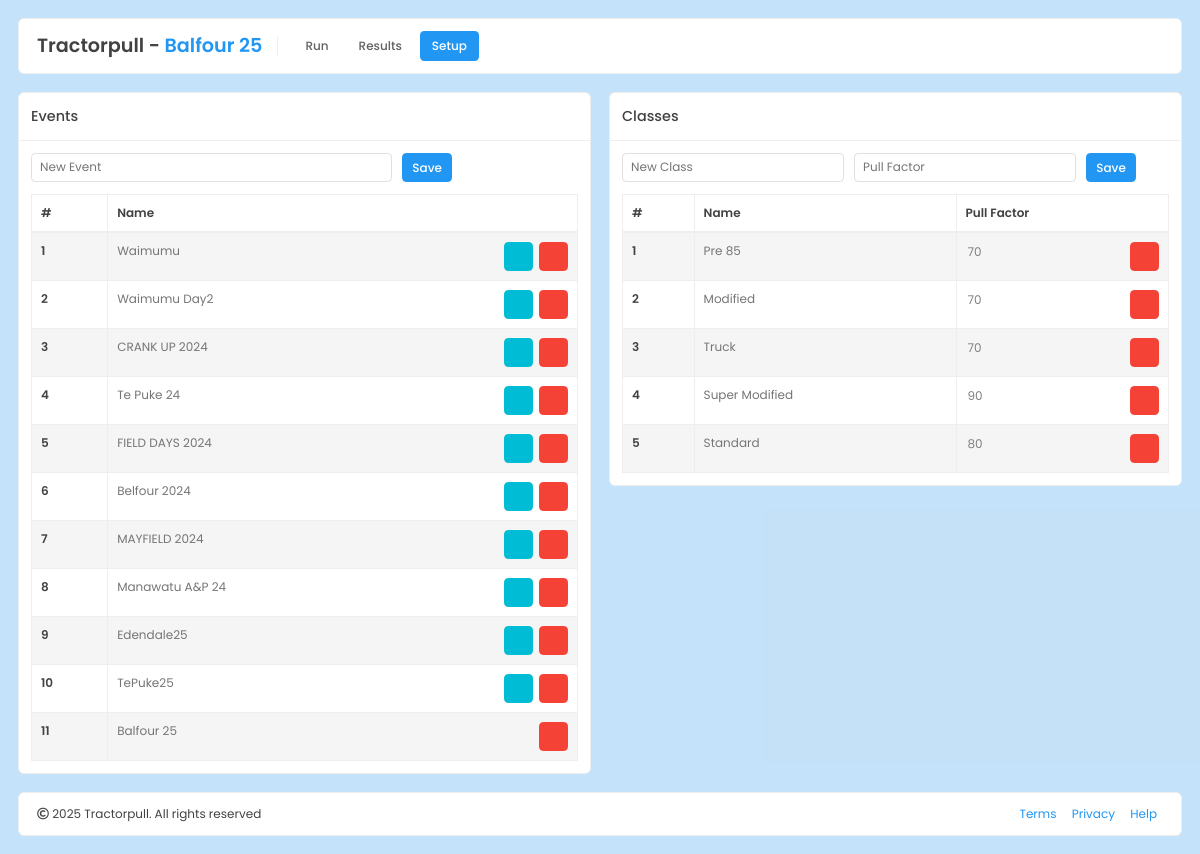
/competitors/setup/, run on an earlier commit of the app's database.
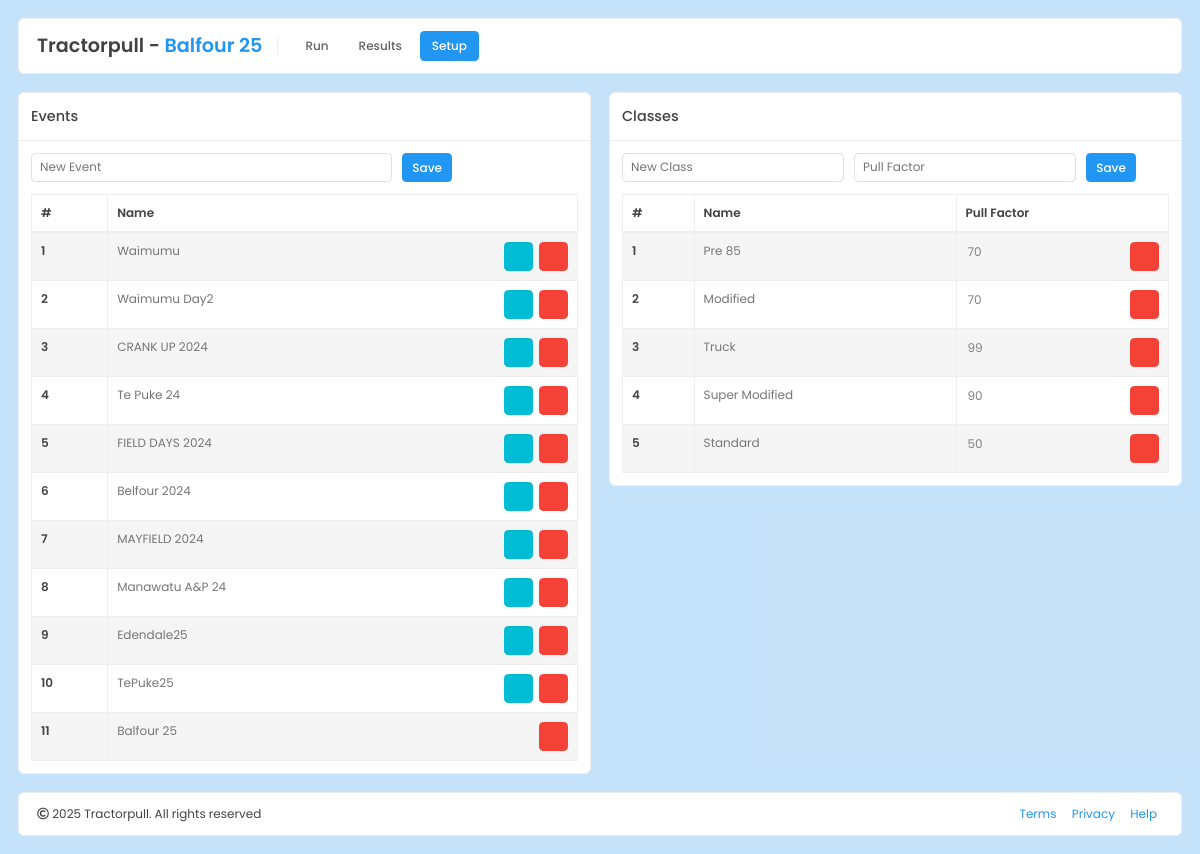
And on a later commit of the database.
### competitors/models.py (models this page shows)
class Class(models.Model):
    class_name = models.CharField(max_length=50, unique=True)
    pull_factor = models.IntegerField(default=85)

### competitors/views.py (the view)
# urls.py: path('setup/', views.setup, name='setup'),
def setup(request):
  classes = Class.objects.all()
  events = Event.objects.all()
  current_event = Event.objects.get(status=True)
  return render(request, 'components/setup.html', {
    'classes': classes,
    'events': events,
    'current_event': current_event
  })

### competitors/templates/components/setup.html (shortened to what the changed rows need)
{% extends 'layout/base.html' %}
{% load static %}
{% block content %}
<div class="container-fluid">
  <div class="row">
    <div class="col-md-6">
      <div class="portlet">
        <div class="portlet-body">
          <table class="table table-bordered table-striped table-hover mb-0" id="event_table">
            <thead>
              <tr>
                <th>#</th>
                <th>Name</th>
              </tr>
            </thead>
            <tbody>
              {% for event in events %}
                <tr>
                <th scope="row">{{ forloop.counter }}</th>
              </tr>
              {% endfor %}
            </tbody>
          </table>
        </div>
      </div>
    </div>
    <div class="col-md-6">
      <div class="portlet">
        <div class="portlet-body">
          <table class="table table-bordered table-striped table-hover mb-0">
            <thead>
              <tr>
                <th>#</th>
                <th>Name</th>
                <th>Pull Factor</th>
              </tr>
            </thead>
            <tbody>
              {% for class in classes %}
                <tr>
                  <th scope="row">{{ forloop.counter }}</th>
                  <td class="class_name">{{ class.class_name }}</td>
                  <td>
                    <input type="number" onKeyPress="if(this.value.length==2) return false;" style="width: 40px; background: transparent; border: none; color: gray;" value="{{class.pull_factor}}" class="pull_factor">
                    <a href="{% url 'competitors:delete_class' class.pk %}"><button class="btn btn-danger btn-icon float-right">
                      <i class="fa fa-times"></i>
                    </button></a>
                  </td>
                </tr>
              {% endfor %}
            </tbody>
          </table>
        </div>
      </div>
    </div>
  </div>
</div>
{% endblock %}

What changed in the data, as far as the page shows it:
changed Class "Truck": pull_factor "70" → "99"
changed Class "Standard": pull_factor "80" → "50"
